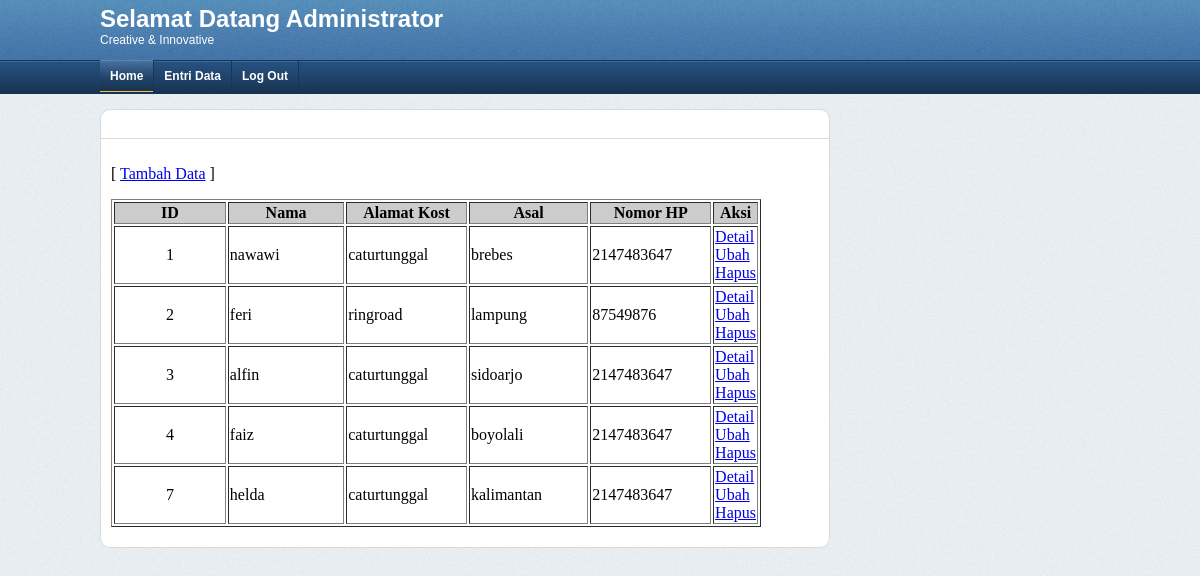
Page /index.php?page=showalldata (signed in) on the committed database.
### tables this page shows
CREATE TABLE `temankelas` (
  `id_teman` int(5) NOT NULL,
  `nama` varchar(50) NOT NULL,
  `alamatkost` text NOT NULL,
  `asal` text NOT NULL,
  `nomorhp` int(15) NOT NULL
);

### showalldata.php (the view)
<html>
    <head><title>Tampilkan Data</title></head>
    <body>
        <p>[ <a href="index.php?page=insert">Tambah Data</a> ] </p>
        <table width="650px" border="1">
            <tr style="background:#ccc">
            <th width="20%">ID</th>
            <th width="20%">Nama</th>
            <th width="20%">Alamat Kost</th>
            <th width="20%">Asal</th>
            <th width="20%">Nomor HP</th>
            <th>Aksi</th>
            </tr>
            <?php
            include ("koneksi.php");
            $sql = "SELECT id_teman,nama,alamatkost,asal,nomorhp FROM temankelas";
            $hasil = mysqli_query($koneksi,$sql) or exit("Error query : <b>".$sql."</b>.");
            while($data=mysqli_fetch_array($hasil)){
                ?>
                <tr>
                <td align="center"><?php echo $data['id_teman']; ?></td>
                <td><?php echo $data['nama']; ?></td>
                <td><?php echo $data['alamatkost']; ?></td>
                <td><?php echo $data['asal']; ?></td>
                <td><?php echo $data['nomorhp']; ?></td>
                <td>
                <a href="index.php?page=showdata&id=<?php echo $data['id_teman']; ?>">Detail</a>
                <a href="index.php?page=update&id=<?php echo $data['id_teman']; ?>">Ubah</a>
                <a href="index.php?page=delete&id=<?php echo $data['id_teman']; ?>">Hapus</a>
                </td>
                </tr>
                <?php
            }
            ?>
        </table>
    </body>
</html>

### index.php (shortened to what this page needs)
<html>
<head>
<link href="asset/css/style.css" rel="stylesheet" type="text/css">
</head>
<body>
<div id="satu">
    <div id="satu_con">
        <div id="satu_a">
            <span class="satu_aa">Selamat Datang Administrator</span>
            <span class="satu_ab">Creative & Innovative</span>
        </div>
        <div id="satu_b">
            <ul>
                <li><a href="index.php?page=home" class="pilih">Home</a></li>
                <li><a href="index.php?page=showalldata">Entri Data</a>
                <li><a href="index.php?page=logout">Log Out</a>
                </li>
            </ul>
        </div>
    </div>
</div>
<div id="dua">
    <div id="dua_con">
        <div id="dua_a">
            <div id="dua_aa">
            </div>
            <div id="dua_ac">
            <?php
                if (isset($_GET['page'])) {
                    if ($_GET['page']=="") {
                        include ("home.php");
                    }elseif($_GET['page']=="home"){
                        include ("home.php");
                    }else {
                        include ($_GET['page'].".php");
                    }
                }else{
                    include ("home.php");
                }
            ?>
            </div>
        </div>
    </div>
</div>
</body>
</html>

### asset/css/style.css (style rules this page uses)
body { padding:0px; margin:0px; text-decoration:none; background-image: url(../images/bg_body.png); background-repeat: repeat; }
#satu { float: left; width: 100%; background-image: url(../images/bg_satu.jpg); background-repeat: repeat-x; height: 94px; }
#satu #satu_con { height: 94px; width: 1000px; margin-right: auto; margin-left: auto; }
#satu_con #satu_a { float: left; height: 55px; width: 1000px; margin-top:5px; }
#satu_a .satu_aa { font-family: Arial; font-size: 24px; font-weight: bold; color: #FFF; float: left; width: 1000px; }
#satu_a .satu_ab { font-family: Arial; font-size: 12px; color: #FFF; float: left; width: 1000px; }
#satu_con #satu_b { float: left; width: 1000px; height: 44px; }
#satu_b ul { padding:0; margin:0; list-style: none; }
#satu_b ul li { float:left; position: relative; }
#satu_b ul li a { float: left; color: #FFFFFF; border-right: 1px solid #183652; text-decoration: none; display: block; font-family: Arial; font-size: 12px; font-weight: bold; padding-top: 9px; padding-right: 10px; padding-bottom: 9px; padding-left: 10px; }
#satu_b ul li .pilih { background-image: url(../images/menu_hover.jpg); background-repeat: repeat-x; background-position: left -1px; }
#dua { float: left; width: 100%; margin-top:15px; }
#dua #dua_con { width: 1000px; margin-right: auto; margin-left: auto; }
#dua_con #dua_a { background-color: #FFF; float: left; width: 728px; margin-right: 20px; border: 1px solid #dadada; -moz-border-radius-topleft : 10px; -webkit-border-top-left-radius : 10px; border-top-left-radius : 10px; -moz-border-radius-bottomleft : 10px; -webkit-border-bottom-left-radius : 10px; border-bottom-left-radius : 10px; -moz-border-radius-topright : 10px; -webkit-border-top-right-radius : 10px; border-top-right-radius : 10px; -moz-border-radius-bottomright : 10px; -webkit-border-bottom-right-radius : 10px; border-bottom-right-radius : 10px; }
#dua_a #dua_aa { padding: 10px; float: left; width: 708px; border-bottom-width: 1px; border-bottom-style: solid; border-bottom-color: #dadada; }
#dua_a #dua_ac { float: left; width: 708px; margin-top: 10px; margin-right: 10px; margin-left: 10px; }

### rows in the picture
temankelas: id_teman "1", nama "nawawi", alamatkost "caturtunggal", asal "brebes", nomorhp "2147483647"
temankelas: id_teman "2", nama "feri", alamatkost "ringroad", asal "lampung", nomorhp "87549876"
temankelas: id_teman "3", nama "alfin", alamatkost "caturtunggal", asal "sidoarjo", nomorhp "2147483647"
temankelas: id_teman "4", nama "faiz", alamatkost "caturtunggal", asal "boyolali", nomorhp "2147483647"
temankelas: id_teman "7", nama "helda", alamatkost "caturtunggal", asal "kalimantan", nomorhp "2147483647"
